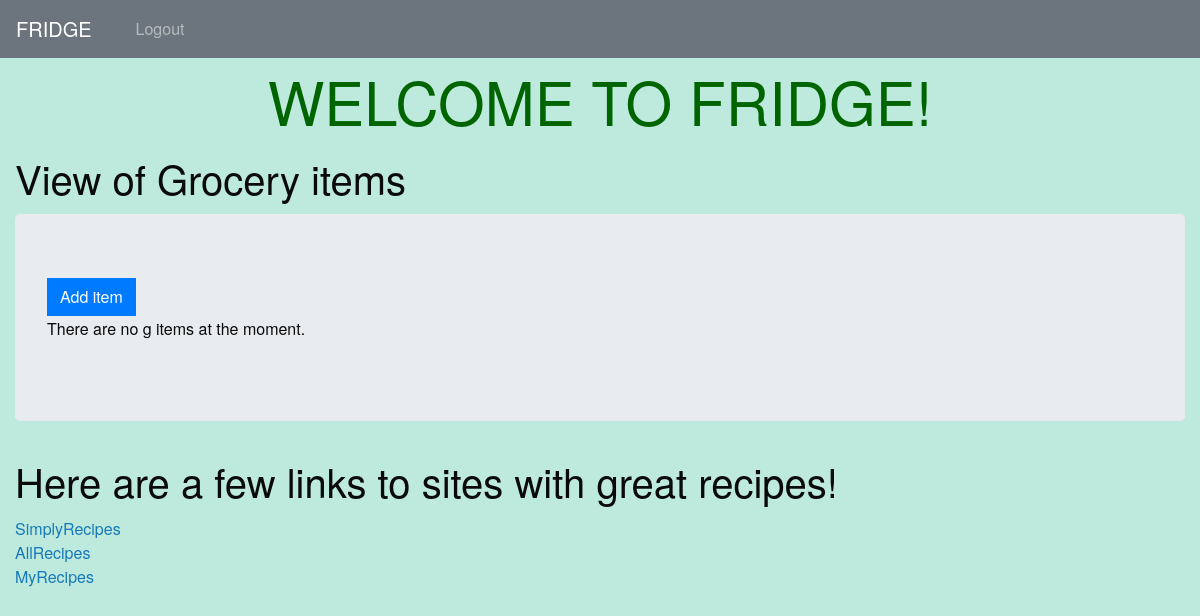
Page / (signed in) on the earlier database version.
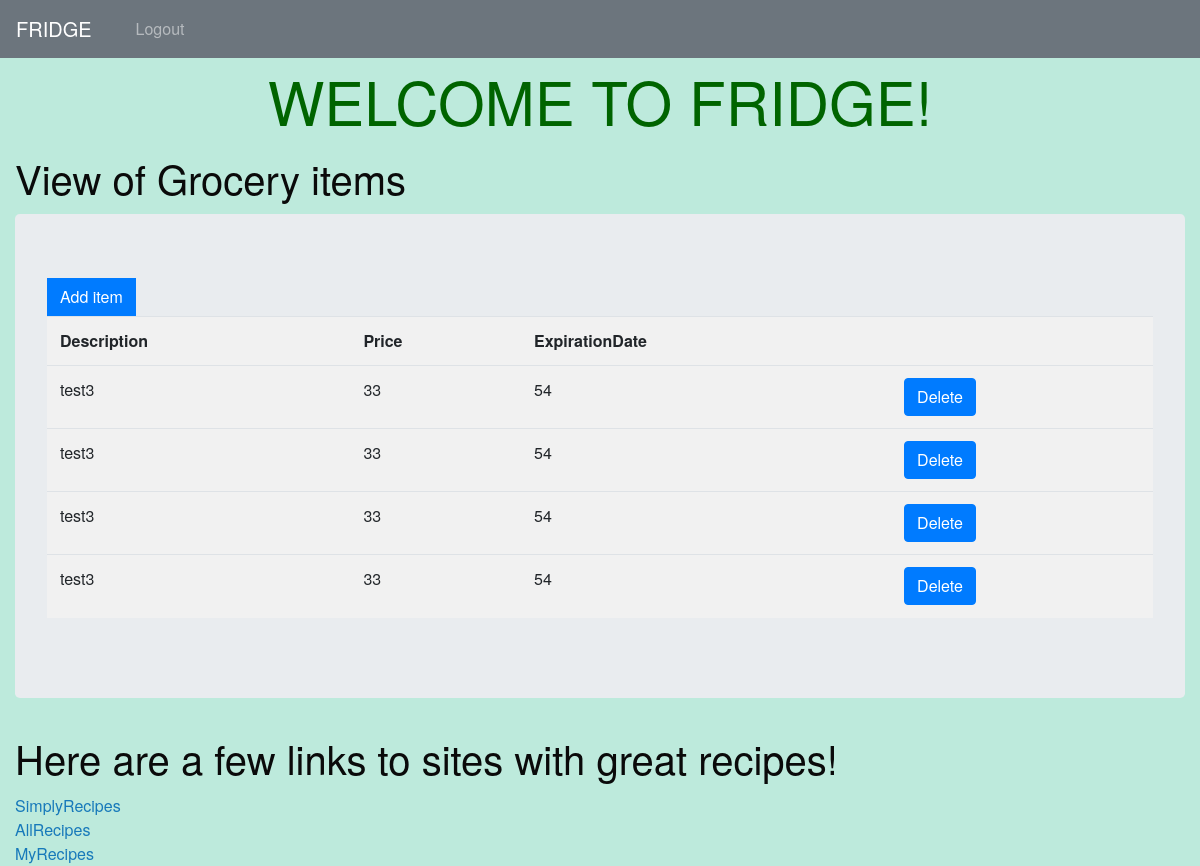
Same page on the later database version.
### myapp/models.py (models this page shows)
class foodItem(models.Model):
    user = models.ForeignKey(User, on_delete=models.CASCADE)
    description = models.CharField(max_length=128)
    expiredate = models.IntegerField(default= "1")
    price = models.IntegerField(default="1")

### myapp/views.py (the view)
# urls.py: path('', myapp_views.index, name='home'),
@login_required(login_url='/login/')
def index(request, page=0):
    if (request.method == "GET" and "delete" in request.GET):
        id = request.GET["delete"]
        foodItem.objects.filter(id=id).delete()
        return redirect("/")
    else:
        table_data = foodItem.objects.filter(user=request.user)
        page_list = list(range(page*10, page*10 + 10, 1))
        squares_list = [x**2 for x in range(10)]
        context = {
            'first_name': 'Fri',
            'last_name': 'dge',
            'title': 'Fridge',
            'msg': 'Hello World',
            'page_list': page_list,
            'squares_list': squares_list,
            'prev_page': page - 1,
            'next_page': page + 1,
            "table_data": table_data,
        }
        return render(request, "myapp/index.html", context=context)

### templates/myapp/index.html (shortened to what this page needs)
{% extends 'myapp/base.html' %}
{% load static %}
{% block content %}
<div class="grid-container">
  <div class="grid-x grid-padding-x">
    <div class="large-12 cell">
      <h2>View of Grocery items</h2>
<div class="jumbotron">
    <form action="add/" method="GET">
      <input type="submit" class="btn btn-primary" value="Add item">
    </form>
    {% if not table_data %}
    <p>There are no g  items at the moment.</p>
    {% else %}
    <table class="table table-striped">
      <tr>
        <th>Description</th>
        <th>Price</th>
        <th>ExpirationDate</th>
        <th></th>
      </tr>
      {% for row in table_data %}
      <tr>
        <td>{{ row.description }}</td>
        <td>{{ row.price }}</td>
        <td id="t1">{{ row.expiredate }}</td>
        <td>
            <a class="btn btn-primary" href="#" onclick="confirmDeleteModal({{ row.id }})">Delete</a></td>
      </tr>
      {% endfor %}
    </table>
    {% endif %}
    {% if table_data %}
    <body onload="sum()">
    {% endif %}
  </div>
<h2>Here are a few links to sites with great recipes!</h2>
<a href="https://www.simplyrecipes.com/" target="_blank">SimplyRecipes</a>
<br>
<a href="https://www.allrecipes.com/recipes/" target="_blank">AllRecipes</a>
<br>
<a href="https://www.myrecipes.com/" target="_blank">MyRecipes</a>
{% endblock %}

### templates/myapp/base.html (shortened to what this page needs)
<!DOCTYPE html>
{% include "myapp/navigation.html"%}
  {% include "myapp/bootstrap.html"%}
{% load static %}
<html class="no-js" lang="en-US" dir="ltr">
  <head>
    <link rel='stylesheet' href="{% static 'css/foundation.min.css' %}">
    <link rel='stylesheet' href="{% static 'css/style.css' %}">
  </head>
  <body>
    <h1> WELCOME TO FRIDGE!</h1>
    {% block content %}{% endblock %}
  </body>
</html>

### templates/myapp/navigation.html
{% include "myapp/bootstrap.html"%}
<nav class="navbar navbar-expand-lg navbar-dark bg-secondary">
  <a class="navbar-brand" href="/">FRIDGE</a>
  <div class="collapse navbar-collapse" id="navbarSupportedContent">
    <ul class="navbar-nav mr-auto">
      {% if user.is_authenticated %}
      <li>
        <a class="nav-link" href="/logout/">Logout</a>
      </li>
    {% else %}
      <li>
        <a class="nav-link" href="/login/">Login</a>
      </li>
    {% endif %}
    </ul>
  </div>
</nav>

### templates/myapp/bootstrap.html (shortened to what this page needs)
{% load static %}
<link rel="stylesheet" href="https://stackpath.bootstrapcdn.com/bootstrap/4.4.1/css/bootstrap.min.css" integrity="sha384-
Vkoo8x4CGsO3+Hhxv8T/Q5PaXtkKtu6ug5TOeNV6gBiFeWPGFN9MuhOf23Q9Ifjh"/>

### static/css/style.css (style rules this page uses)
h1 { color: #006400; font-size: 60px; text-align: center; }
body { background-color: #bdeadc; }

Differences in the rows shown:
added foodItem: description "test3", price "33", expiredate "54"
added foodItem: description "test3", price "33", expiredate "54"
added foodItem: description "test3", price "33", expiredate "54"
added foodItem: description "test3", price "33", expiredate "54"
Other differences:
text no longer shown: "There are no g items at the moment."
text now shown: "Description Price ExpirationDate"
